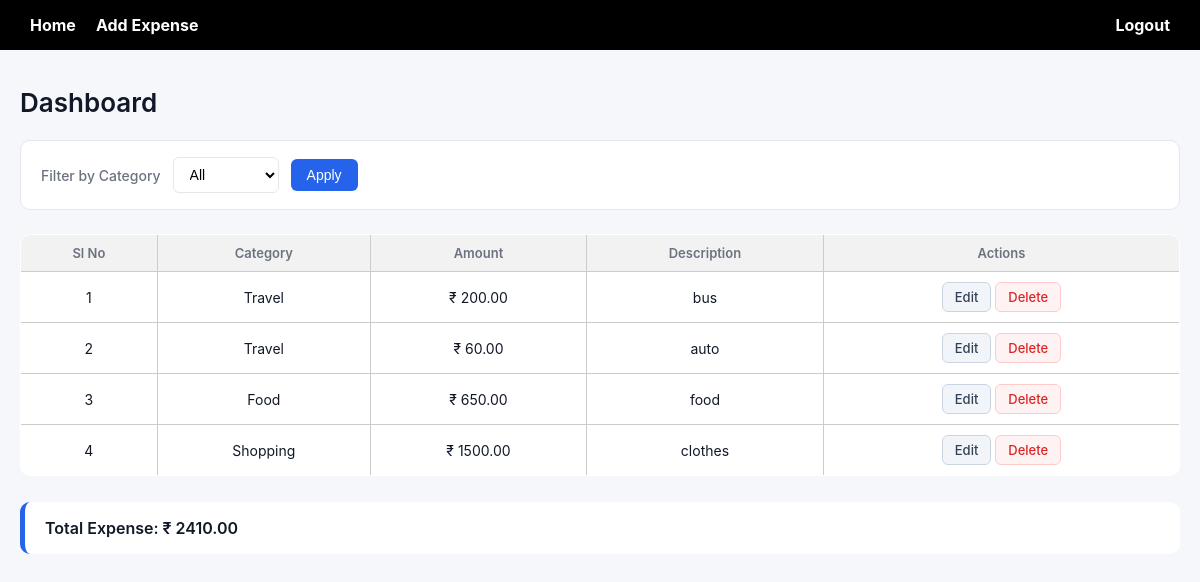
The page /expenses/dashboard/ (signed in) on the database its author committed.
### expenses/models.py (models this page shows, shortened)
class Expense(models.Model):
    CATEGORY_CHOICES = [
        ('Food', 'Food'),
        ('Travel', 'Travel'),
        ('Shopping', 'Shopping'),
        ('Rent', 'Rent'),
        ('Others', 'Others'),
    ]
    user = models.ForeignKey(User, on_delete=models.CASCADE)
    category = models.CharField(max_length=100, choices=CATEGORY_CHOICES)
    amount = models.DecimalField(max_digits=10, decimal_places=2)
    description = models.TextField()
    created_at = models.DateTimeField(auto_now_add=True)

### expenses/views.py (the view)
# urls.py: path('dashboard/', views.dashboard, name='dashboard'),
@login_required(login_url='login')
def dashboard(request):
    category_filter = request.GET.get('category')
    expenses = Expense.objects.filter(user=request.user)
    if category_filter:
        expenses = expenses.filter(category=category_filter)
    total = sum(exp.amount for exp in expenses)
    return render(
        request,
        'dashboard.html',
        {
            'expenses': expenses,
            'total': total,
            'selected_food': category_filter == 'Food',
            'selected_travel': category_filter == 'Travel',
            'selected_shopping': category_filter == 'Shopping',
            'selected_rent': category_filter == 'Rent',
            'selected_others': category_filter == 'Others',
        }
    )

### templates/dashboard.html (shortened to what this page needs)
{% extends 'base.html' %}
{% block content %}
<h1>Dashboard</h1>
<form method="GET">
    <label>Filter by Category</label>
    <select name="category">
        <option value="">All</option>
    </select>
    <button type="submit">Apply</button>
</form>
<table>
    <tr>
        <th>Sl No</th>
        <th>Category</th>
        <th>Amount</th>
        <th>Description</th>
        <th>Actions</th>
    </tr>
    {% for expense in expenses %}
    <tr>
        <td>{{ forloop.counter }}</td>
        <td>{{ expense.category }}</td>
        <td>₹ {{ expense.amount }}</td>
        <td>{{ expense.description }}</td>
        <td>
            <a class="btn btn-edit" href="{% url 'edit_expense' expense.id %}">Edit</a>
            <a class="btn btn-delete" href="{% url 'delete_expense' expense.id %}"
               onclick="return confirm('Are you sure?');">Delete</a>
        </td>
    </tr>
    {% endfor %}
</table>
<h3>Total Expense: ₹ {{ total }}</h3>
{% endblock %}

### templates/base.html (shortened to what this page needs)
<!DOCTYPE html>
<html>
<head>
</head>
<body>
    {% block navbar %}
    {% if user.is_authenticated %}
    <nav class="navbar">
        <div class="nav-left">
            <a href="{% url 'dashboard' %}">Home</a>
            <a href="{% url 'add_expense' %}">Add Expense</a>
        </div>
        <div class="nav-right">
            <a href="{% url 'logout' %}">Logout</a>
        </div>
    </nav>
    {% endif %}
    {% endblock %}
    <div class="container">
        {% block content %}
        {% endblock %}
    </div>
</body>
</html>

### templates/base.html (style rules this page uses)
body { font-family: Arial, sans-serif; background-color: honeydew; margin: 0; padding: 0; }
.navbar { background-color: rgb(0, 0, 0); padding: 15px 30px; display: flex; justify-content: space-between; align-items: center; }
.nav-left, .nav-right { display: flex; align-items: center; }
.nav-left a, .nav-right a { color: white; text-decoration: none; font-weight: bold; margin-right: 20px; }
.nav-left a:last-child { margin-right: 0; }
.nav-right a { margin-right: 0; }
.container { padding: 20px; }
table { border-collapse: collapse; width: 100%; background-color: white; }
table th, table td { padding: 10px; border: 1px solid #ccc; text-align: center; }
table th { background-color: #f2f2f2; }
.btn { padding: 6px 12px; border-radius: 4px; text-decoration: none; color: white; }
.btn-edit { background-color: orange; }
.btn-delete { background-color: red; }

### templates/dashboard.html (style rules this page uses)
:root { --bg-main: #f5f7fa; --bg-card: #ffffff; --primary: #2563eb; --primary-soft: #e0e7ff; --text-main: #111827; --text-muted: #6b7280; --border-light: #e5e7eb; --success: #059669; --danger: #dc2626; --edit: #334155; --edit-bg: #f1f5f9; }
body { font-family: "Inter", "Segoe UI", sans-serif; background-color: var(--bg-main); color: var(--text-main); }
h1 { font-size: 26px; font-weight: 600; margin-bottom: 22px; }
form { display: flex; align-items: center; gap: 12px; background: var(--bg-card); padding: 16px 20px; border-radius: 10px; border: 1px solid var(--border-light); transition: box-shadow 0.2s ease, transform 0.2s ease; }
label { font-size: 14px; font-weight: 500; color: var(--text-muted); }
select { padding: 8px 12px; border-radius: 6px; border: 1px solid var(--border-light); font-size: 14px; background: #ffffff; cursor: pointer; transition: border-color 0.15s ease; }
button { padding: 8px 16px; border-radius: 6px; border: none; background: var(--primary); color: #ffffff; font-size: 14px; font-weight: 500; cursor: pointer; transition: background 0.15s ease; }
table { width: 100%; margin-top: 24px; border-collapse: collapse; background: var(--bg-card); border-radius: 10px; overflow: hidden; border: 1px solid var(--border-light); }
th { background: #f9fafb; color: var(--text-muted); font-size: 13px; font-weight: 600; padding: 14px 16px; border-bottom: 1px solid var(--border-light); }
td { padding: 14px 16px; font-size: 14px; border-bottom: 1px solid var(--border-light); transition: background 0.15s ease; }
.btn { padding: 6px 12px; border-radius: 6px; font-size: 13px; font-weight: 500; text-decoration: none; display: inline-block; transition: all 0.15s ease; }
.btn-edit { color: var(--edit); background: var(--edit-bg); border: 1px solid #cbd5e1; }
.btn-delete { color: var(--danger); background: #fef2f2; border: 1px solid #fecaca; }
h3 { margin-top: 26px; padding: 16px 20px; background: var(--bg-card); border-radius: 10px; border-left: 5px solid var(--primary); font-size: 16px; font-weight: 600; transition: box-shadow 0.2s ease; }

### rows shown on the page
Expense: category "Travel", amount "200.00", description "bus"
Expense: category "Travel", amount "60.00", description "auto"
Expense: category "Food", amount "650.00", description "food"
Expense: category "Shopping", amount "1500.00", description "clothes"

### other values the page prints
{{ total }} "2410.00"
